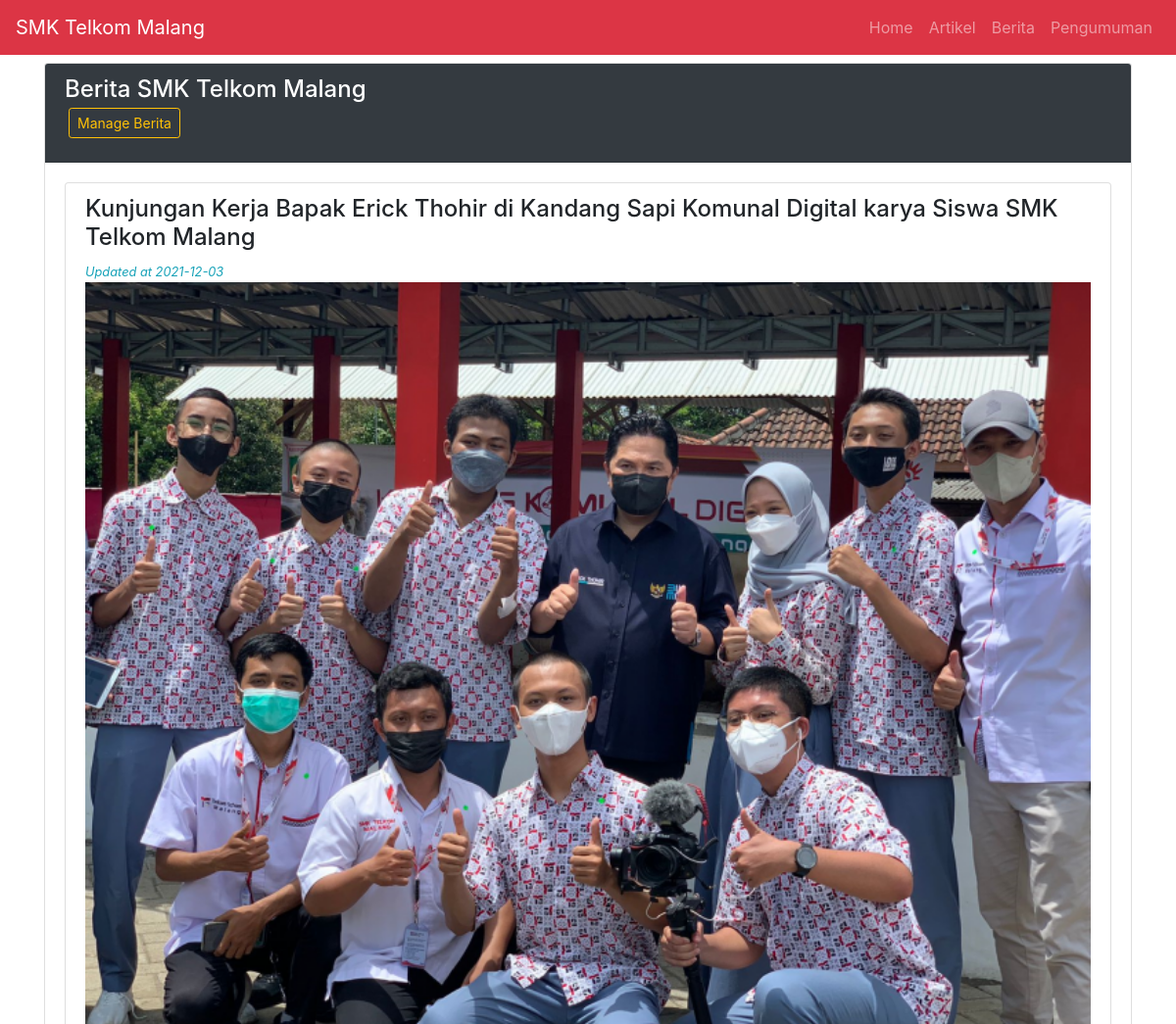
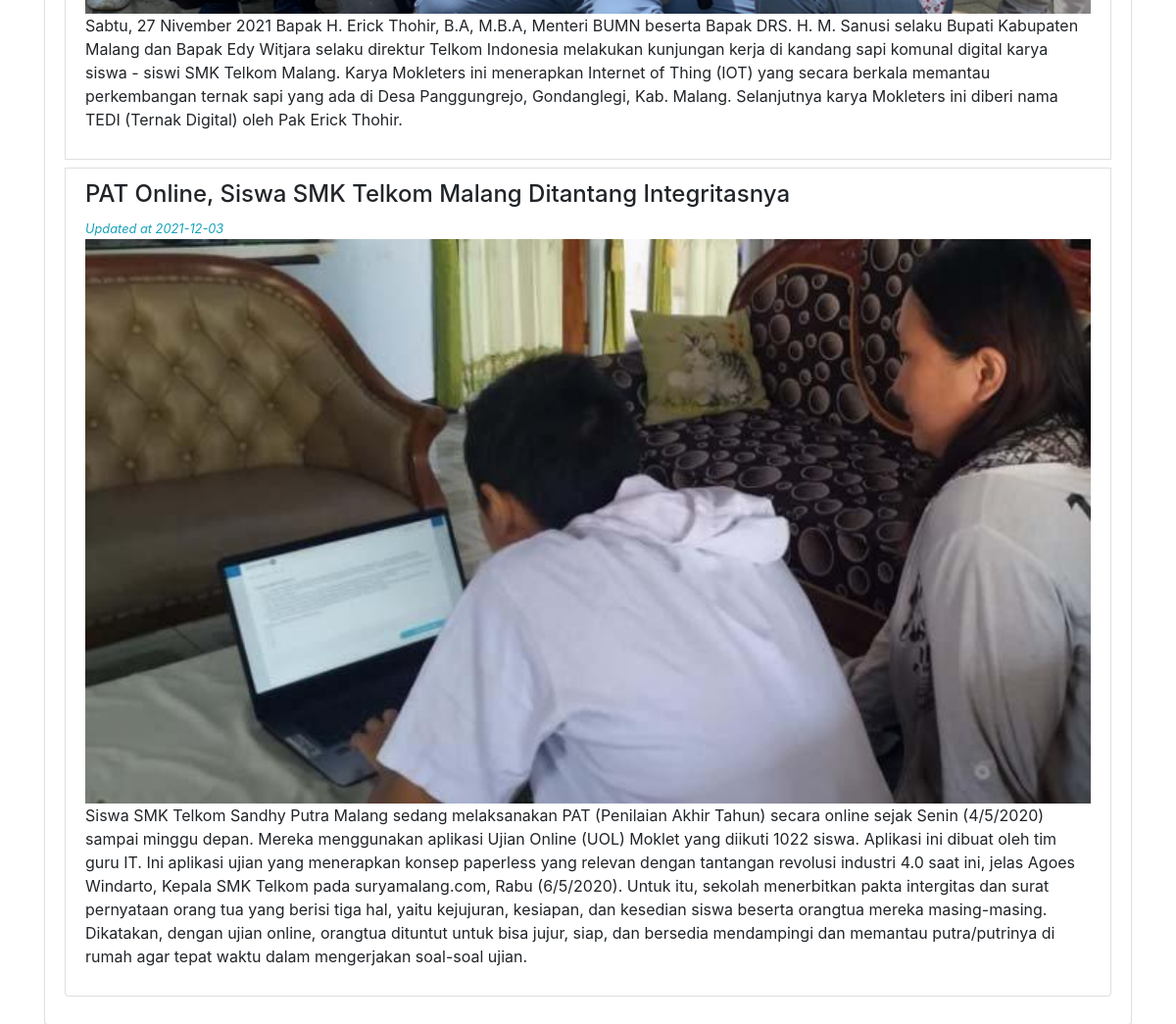
The page /index.php/berita on the database its author committed (2 pictures, top to bottom).
### tables this page shows
CREATE TABLE `berita` (
  `id` int(11) NOT NULL,
  `judul` varchar(300) NOT NULL,
  `teks` text NOT NULL,
  `tgl` date NOT NULL,
  `image` varchar(300) NOT NULL
);

### application/controllers/Berita.php (called while the page is built, shortened)
<?php
class Berita extends CI_Controller
{
    public function __construct() {
        $this->load->model("BeritaModel", "berita");
    }
    public function index()
    {
        $data = [
            "page" => "pages/berita.php",
            "berita" => $this->berita->getAll()
        ];
        $this->load->view("template", $data);
    }
}
?>

### index.php (called while the page is built, shortened)
<?php
require_once BASEPATH.'core/CodeIgniter.php';

### application/models/BeritaModel.php (called while the page is built, shortened)
<?php
class BeritaModel extends CI_Model
{
    public function __construct() {
        $this->table = "berita";
    }
    public function getAll()
    {
        return $this->db->get($this->table);
    }
}
?>

### application/views/pages/berita.php (the view)
<div class="card mt-2">
    <div class="card-header bg-dark">
        <h4 class="text-white">Berita SMK Telkom Malang <br>
        <a href="<?php echo (site_url("berita/crud"));?>" class="text-right">
                                <button class="btn btn-sm btn-outline-warning m-1">
                                    Manage Berita
                                </button>
                            </a>
        </h4>
    </div>
    <div class="card-body">
        <ul class="list-group">
            <?php
            foreach ($berita->result() as $key => $value) {
                ?>
                <li class="list-group-item mb-2">
                    <h4><?=$value->judul?></h4>
                    <small class="text-info"><i>Updated at <?=$value->tgl?></i></small> <br>
                    <img class="img mx-auto text-center" src="<?=(base_url()."../berita/".$value->image)?>" alt="Foto"
                    width="100%">
                    <p><?=$value->teks?></p>
                </li>
                <?php
            }
            ?>
        </ul>
    </div>
</div>

### rows shown on the page
berita: judul "Kunjungan Kerja Bapak Erick Thohir di Kandang Sapi Komunal Digital karya Siswa SMK Telkom Malang", tgl "2021-12-03", image (picture), teks "Sabtu, 27 Nivember 2021 Bapak H. Erick Thohir, B.A, M.B.A, Menteri BUMN beserta Bapak DRS. H. M. Sanusi selaku Bupati Kabupaten Malang dan Bapak Edy Witjara selaku direktur Telkom Indonesia melakukan kunjungan kerja di kandang sapi komunal digital karya siswa - siswi SMK Telkom Malang. Karya Mokleters ini menerapkan Internet of Thing (IOT) yang secara berkala memantau perkembangan ternak sapi yang ada di Desa Panggungrejo, Gondanglegi, Kab. Malang. Selanjutnya karya Mokleters ini diberi nama TEDI (Ternak Digital) oleh Pak Erick Thohir."
berita: judul "PAT Online, Siswa SMK Telkom Malang Ditantang Integritasnya", tgl "2021-12-03", image (picture), teks "Siswa SMK Telkom Sandhy Putra Malang sedang melaksanakan PAT (Penilaian Akhir Tahun) secara online sejak Senin (4/5/2020) sampai minggu depan. Mereka menggunakan aplikasi Ujian Online (UOL) Moklet yang diikuti 1022 siswa. Aplikasi ini dibuat oleh tim guru IT. Ini aplikasi ujian yang menerapkan konsep paperless yang relevan dengan tantangan revolusi industri 4.0 saat ini, jelas Agoes Windarto, Kepala SMK Telkom pada suryamalang.com, Rabu (6/5/2020). Untuk itu, sekolah menerbitkan pakta intergitas dan surat pernyataan orang tua yang berisi tiga hal, yaitu kejujuran, kesiapan, dan kesedian siswa beserta orangtua mereka masing-masing. Dikatakan, dengan ujian online, orangtua dituntut untuk bisa…"
